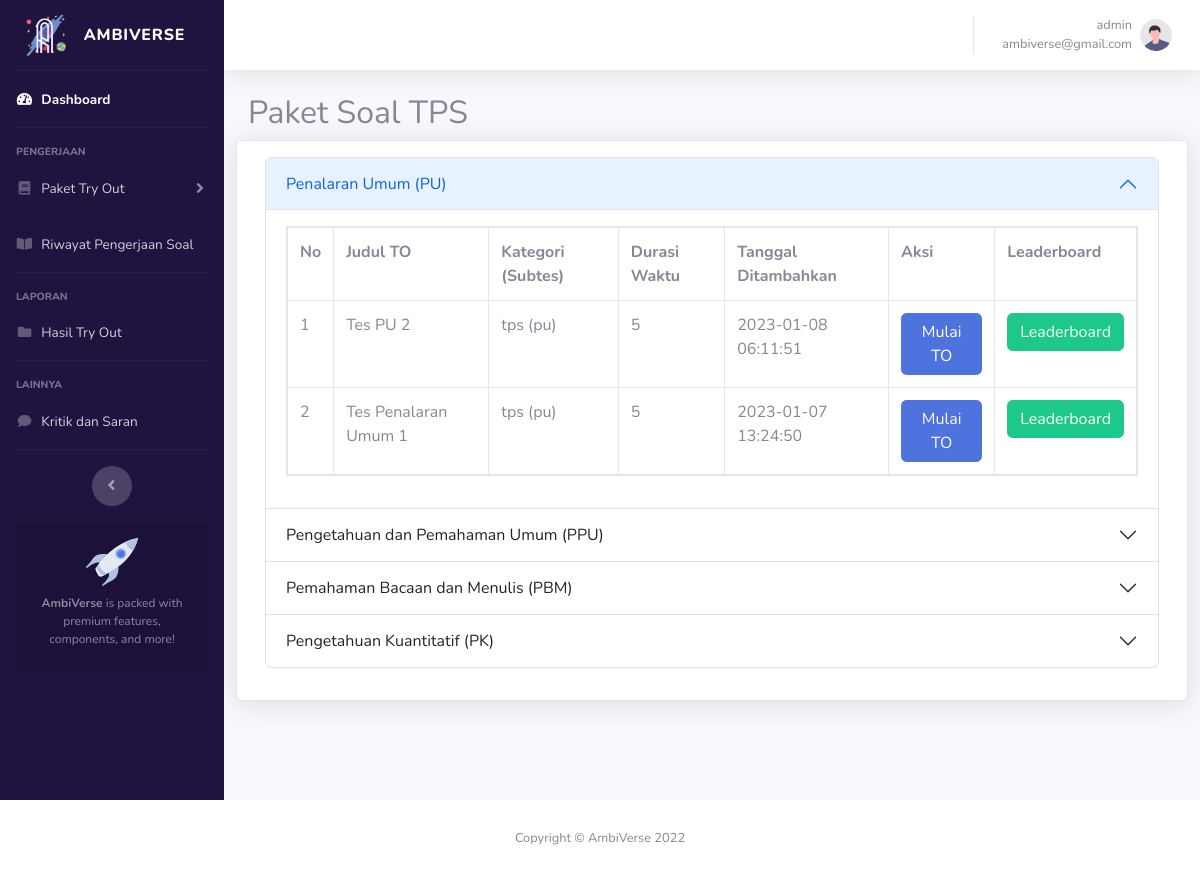
The app's page /student/tps.php (signed in) with its own data.
### tables this page shows
CREATE TABLE `exam_category` (
  `id` int(5) NOT NULL,
  `kategori` varchar(100) NOT NULL,
  `subtes` varchar(11) NOT NULL,
  `judul_to` varchar(50) NOT NULL,
  `duration` varchar(5) NOT NULL,
  `date_added` timestamp NULL DEFAULT current_timestamp()
);

### student/tps.php (the view, shortened to what this page needs)
<?php
	include ('../includes/functions.php');
?>
<?php include ("header.php"); ?>
                <div class="container-fluid">
                    <h2>Paket Soal TPS</h2>
                    <div class="row">
                        <div class="card shadow">
                            <div class="card-body p-3 mb-3">
                                <div class="accordion" id="accordionExample">
                                    <div class="accordion-item">
                                        <h2 class="accordion-header" id="headingsatu">
                                        <button class="accordion-button" type="button" data-bs-toggle="collapse" data-bs-target="#collapsesatu" aria-expanded="true" aria-controls="collapsesatu">
                                            Penalaran Umum (PU)
                                        </button>
                                        </h2>
                                        <div id="collapsesatu" class="accordion-collapse collapse show" aria-labelledby="headingsatu" data-bs-parent="#accordionExample">
                                        <div class="accordion-body">
                                        <form action="dashboard.php?id=<?= $row['id']; ?>" method="post">
                                            <table class="table table-bordered table-responsive">
                                                <tr>
                                                    <th>No</th>
                                                    <th>Judul TO</th>
                                                    <th>Kategori (Subtes)</th>
                                                    <th>Durasi Waktu</th>
                                                    <th>Tanggal Ditambahkan</th>
                                                    <th>Aksi</th>
                                                    <th>Leaderboard</th>
                                                </tr>
                                                <?php
                                                $i = 0;
                                                $res=mysqli_query($conn, "SELECT * FROM exam_category WHERE subtes = 'pu' ORDER BY id DESC");
                                                while($row = mysqli_fetch_array($res)){
                                                    $id = $row['id'];
                                                    $i++;
                                                    $res1 = mysqli_query($conn, "SELECT * FROM exam_results");
                                                    while ($row1 = mysqli_fetch_array($res1)){
                                                        if($row["judul_to"] == $row1["judul_to"]){
                                                            $judul_to = $_SESSION["judul_to"];
                                                        }
                                                    }
                                                    ?>
                                                <tr>
                                                    <td><?= $i; ?></td>
                                                    <td><?= $row["judul_to"]; ?></td>
                                                    <td><?= $row["kategori"]." (".$row["subtes"].")"; ?></td>
                                                    <td><?= $row["duration"]; ?></td>
                                                    <td><?= $row["date_added"]; ?></td>
                                                    <td><a href="dashboard1.php?id=<?=$id;?>" class="btn btn-primary">Mulai TO</a></td>
                                                    <td><a href="leaderboard.php?judul_to=<?=$judul_to;?>" class="btn btn-success">Leaderboard</a></td>
                                                </tr>
                                                <?php
                                                    }
                                                ?>
                                            </table>
                                            </form>
                                        </div>
                                        </div>
                                    </div>
                                    <div class="accordion-item">
                                        <h2 class="accordion-header" id="headingdua">
                                        <button class="accordion-button collapsed" type="button" data-bs-toggle="collapse" data-bs-target="#collapsedua" aria-expanded="false" aria-controls="collapsedua">
                                            Pengetahuan dan Pemahaman Umum (PPU)
                                        </button>
                                        </h2>
                                    </div>
                                    <div class="accordion-item">
                                        <h2 class="accordion-header" id="headingtiga">
                                        <button class="accordion-button collapsed" type="button" data-bs-toggle="collapse" data-bs-target="#collapsetiga" aria-expanded="false" aria-controls="collapsetiga">
                                            Pemahaman Bacaan dan Menulis (PBM)
                                        </button>
                                        </h2>
                                    </div>
                                    <div class="accordion-item">
                                        <h2 class="accordion-header" id="headingempat">
                                        <button class="accordion-button collapsed" type="button" data-bs-toggle="collapse" data-bs-target="#collapseempat" aria-expanded="false" aria-controls="collapseempat">
                                            Pengetahuan Kuantitatif (PK)
                                        </button>
                                        </h2>
                                    </div>
                                </div>
                                </div>
                            </div>
                        </div>
                    </div>
                </div>
            </div>
        </div>
    <?php include("footer.php"); ?>
</body>
</html>

### records on screen
exam_category: judul_to "Tes PU 2", kategori "tps", subtes "pu", duration "5", date_added "2023-01-08 06:11:51"
exam_category: judul_to "Tes Penalaran Umum 1", kategori "tps", subtes "pu", duration "5", date_added "2023-01-07 13:24:50"

### other values on screen
$_SESSION["username"] "admin"
$_SESSION["email"] "ambiverse@gmail.com"
